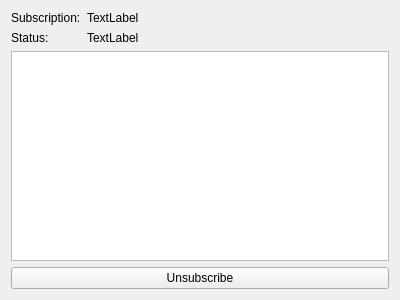
<?xml version="1.0" encoding="UTF-8"?>
<ui version="4.0">
 <class>SubscriptionWindow</class>
 <widget class="QWidget" name="SubscriptionWindow">
  <property name="geometry">
   <rect>
    <x>0</x>
    <y>0</y>
    <width>400</width>
    <height>300</height>
   </rect>
  </property>
  <property name="windowTitle">
   <string>Form</string>
  </property>
  <layout class="QVBoxLayout" name="verticalLayout">
   <item>
    <layout class="QFormLayout" name="formLayout">
     <item row="0" column="0">
      <widget class="QLabel" name="label">
       <property name="text">
        <string>Subscription:</string>
       </property>
      </widget>
     </item>
     <item row="0" column="1">
      <widget class="QLabel" name="labelSub">
       <property name="text">
        <string>TextLabel</string>
       </property>
      </widget>
     </item>
     <item row="1" column="0">
      <widget class="QLabel" name="label_2">
       <property name="text">
        <string>Status:</string>
       </property>
      </widget>
     </item>
     <item row="1" column="1">
      <widget class="QLabel" name="labelStatus">
       <property name="text">
        <string>TextLabel</string>
       </property>
      </widget>
     </item>
    </layout>
   </item>
   <item>
    <widget class="QListWidget" name="listWidget"/>
   </item>
   <item>
    <widget class="QPushButton" name="pushButton">
     <property name="text">
      <string>Unsubscribe</string>
     </property>
    </widget>
   </item>
  </layout>
 </widget>
 <resources/>
 <connections/>
</ui>
